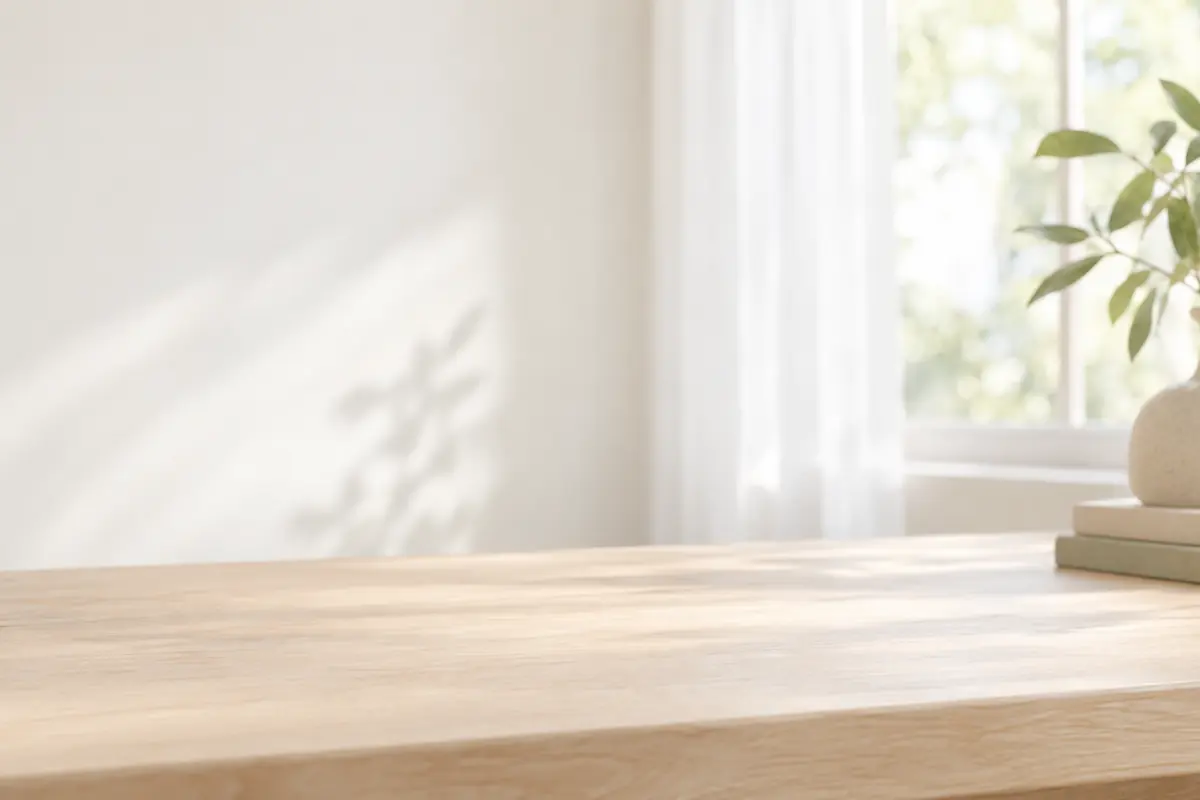
#> input picture references/component-library/assets/bg/interior.webp, 1200 x 800 px; its folder holds only this picture in this run
$ python check_icon_image.py ../references/component-library/assets/bg/interior.webp
#> lines starting #> are read from the running program, lines starting #| are printed output that depends on the picture
#!/usr/bin/env python3
"""生成图标的颜色检查：饱和度不过深，主色相不超过两个。只管图标，商品与门店这类配图不检查。

    py -X utf8 scripts/check_icon_image.py <图标.png|webp|jpg|svg | 目录> [更多路径] [--max-mean 0.45] [--p90 0.65]
        [--hot-share 3%] [--hot-s 0.80] [--max-hues 2] [--alpha-min 128] [--kind auto|block|control]
        [--theme <主题 id>] [--dark [--light <浅色版>]] [-r] [--json] [--quiet]
    py -X utf8 scripts/check_icon_image.py --palette <主题 id>      打印这个主题的图标色板（浅色与深色），写进提示词用

度量（本技能取值，待样板图校准；规则见 references/image-assets.md）：
    饱和度用 HSB（HSV）的 S，0 到 1，设计师在取色器里说的饱和度就是它。
    位图：只统计不透明（透明度不低于 --alpha-min）、非近白（V 不低于 0.97 且 S 不高于 0.05）、非近黑（V 不高于 0.12）的像素，按面积加权。
    指标四个：均值 S、第 90 百分位 S（最近秩）、S 大于 --hot-s 的像素占比、主色相个数（S 不低于 0.15 的像素按 10 度分箱，
    一个峰值正负 20 度内的并为同一色相，占彩色像素不足 5% 的不计）。
    默认上限：均值 0.45；P90 0.65；占比 3%；色相 2 个。任何一项超限即退出码 1。
    拼板（4x4 的元素图）里是十几个不同的物体，色相个数没有意义：先用 cut_element_sheet.py 切开，再逐个检查。
SVG：取 fill、stroke、stop-color 的颜色（含内联样式和 style 块），描边按 0.3 的面积权重近似。颜色不超过一个且只用作描边的是线性控件图标，
    不看饱和度，只看是不是令牌色（要 --theme，令牌来自 references/themes.json；建议用 currentColor）；其余是色块图标，
    令牌色不计饱和度（视觉规范的双色入口图标描边取按下阶），令牌以外的自造色按上面的阈值判；没给 --theme 时全部颜色都判。
深色：--dark 把输入当作深色版。深色底色的 S 天生偏高（深红底 V 0.25 时 S 也可到 0.55），所以深色版的度量改用彩度 C = V x S，
    四个上限用同一组数字。--light 给浅色版；目录里 名称-dark.png、名称_dark.png、名称.dark.png 自动对应 名称.png。
    深色版的 P90（图形色）比浅色版（同样按 C）高出容差 0.03 就提示“深色版更饱和”，同样退出码 1。均值不比：深色底块（dark.actionTint）本身是一整块
    深而有色的令牌，会把均值拉高，而刺眼的是图形色。
numpy 可有可无：没有时用 Pillow 的 HSV 转换加纯 Python 统计，结果相同。
退出码：0 通过；1 有图标超限；2 输入有误（路径、主题、图像打不开）。
通过打印 `check icon image: ok`；不通过列出指标和超限的那一条。
"""
from __future__ import annotations

import argparse
import colorsys
import json
import math
import re
import sys
from dataclasses import dataclass, field
from pathlib import Path

try:  # 可选加速
    import numpy as np
except Exception:  # pragma: no cover - 没装 numpy 时走纯 Python
    np = None

try:
    from PIL import Image, ImageColor
except Exception as exc:  # pragma: no cover
    raise SystemExit(f"需要 Pillow：{exc}")

ROOT = Path(__file__).resolve().parent.parent
THEMES_PATH = ROOT / "references" / "themes.json"

# 本技能取值，待样板图校准。改这里或用命令行参数覆盖。
DEFAULTS = {
    "max_mean": 0.45,      # 均值 S 上限
    "p90": 0.65,           # 第 90 百分位 S 上限
    "hot_s": 0.80,         # 高饱和像素的 S 下限（S 大于它算“高饱和”）
    "hot_share": 0.03,     # 高饱和像素占比上限
    "max_hues": 2,         # 主色相个数上限（不含中性色）
    "alpha_min": 128,      # 透明度不低于它才算不透明
}
WHITE_V, WHITE_S = 0.97, 0.05      # 近白：V 不低于、S 不高于
BLACK_V = 0.12                     # 近黑：V 不高于
CHROMA_S = 0.15                    # 度量值不低于它才参与色相统计
HUE_BIN = 10                       # 色相分箱（度）
HUE_MERGE_BINS = 2                 # 峰值正负 2 箱（20 度）并为同一色相
HUE_MIN_SHARE = 0.05               # 占彩色像素不足 5% 的色相不计
SIDE_LIMIT = 512                   # 位图最长边超过它先用最近邻缩小（不产生新颜色）
STROKE_WEIGHT = 0.3                # SVG 描边相对填充的面积权重（近似）
DARK_P90_TOL = 0.03
IMAGE_EXTS = {".png", ".webp", ".jpg", ".jpeg", ".gif", ".bmp"}
DARK_SUFFIX = re.compile(r"^(?P<base>.+?)(?:[-_.]dark)$", re.I)
# 图标色板的推导（本技能取值）：色相取品牌阶的色相，(S, V)；S 不超过品牌阶自己的 S；线稿的 V 从这里往下取到对底块 3:1
PALETTE_SV = {"次层": (0.28, 0.98), "图形": (0.58, 0.88), "线稿": (0.62, 0.60)}


# ---------------------------------------------------------------- 结果

@dataclass
class Metrics:
    mean: float = 0.0
    p90: float = 0.0
    hot_share: float = 0.0
    hues: list[tuple[int, float]] = field(default_factory=list)   # (峰值色相度数, 占彩色像素比例)
    counted: float = 0.0          # 参与统计的权重（位图是像素数）
    total: float = 0.0            # 全部权重
    note: str = ""


@dataclass
class Report:
    path: str
    kind: str                     # block / control
    fmt: str                      # raster / svg
    size: str = ""
    measure: str = "S"            # S 饱和度；深色版用 C 彩度
    metrics: Metrics = field(default_factory=Metrics)
    problems: list[str] = field(default_factory=list)
    notes: list[str] = field(default_factory=list)
    dark_of: str = ""

    @property
    def ok(self) -> bool:
        return not self.problems


# ---------------------------------------------------------------- 度量

# [4 lines left out: function hsv_of, not called in this run]


def is_near_white(s: float, v: float) -> bool:
    return v >= WHITE_V and s <= WHITE_S


def is_near_black(v: float) -> bool:
    return v <= BLACK_V


def measure_value(s: float, v: float, measure: str) -> float:
    return s * v if measure == "C" else s


def hue_families(hist: list[float]) -> list[tuple[int, float]]:
    """把 36 箱色相直方图归并成色相家族：最大的箱做峰值，正负 HUE_MERGE_BINS 箱内的并入，重复到没有剩余。
    返回 [(峰值度数, 占比)]，占比不足 HUE_MIN_SHARE 的丢掉。不沿链条合并，所以一道彩虹不会被并成一个色相。"""
    total = sum(hist)
    if total <= 0:
        return []
    left = list(hist)
    n = len(left)
    families: list[tuple[int, float]] = []
    while True:
        peak = max(range(n), key=lambda i: left[i])
        if left[peak] <= 0:
            break
        share = 0.0
        for d in range(-HUE_MERGE_BINS, HUE_MERGE_BINS + 1):
            j = (peak + d) % n
            share += left[j]
            left[j] = 0.0
        if share / total >= HUE_MIN_SHARE:
            families.append((peak * HUE_BIN + HUE_BIN // 2, share / total))
    return families


NEUTRAL_NOTE = "没有可统计的像素（全透明、近白或近黑）：中性色图标，不涉及饱和度"


# [19 lines left out: function metrics_from_samples, not called in this run]


def analyze_image(img: Image.Image, alpha_min: int = DEFAULTS["alpha_min"], hot_s: float = DEFAULTS["hot_s"],
                  use_numpy: bool = True, measure: str = "S") -> Metrics:
    """位图的四个指标。透明、近白、近黑像素不计，其余按面积加权（每个像素一份）。"""
    if max(img.size) > SIDE_LIMIT:
        k = SIDE_LIMIT / max(img.size)
        img = img.resize((max(1, round(img.width * k)), max(1, round(img.height * k))), Image.NEAREST)
    rgba = img.convert("RGBA")
    alpha = rgba.getchannel("A")
    h_b, s_b, v_b = rgba.convert("RGB").convert("HSV").split()
    total = rgba.width * rgba.height
    if use_numpy and np is not None:
        a = np.frombuffer(alpha.tobytes(), dtype=np.uint8)
        h = np.frombuffer(h_b.tobytes(), dtype=np.uint8).astype(np.float64) * 360 / 255
        s = np.frombuffer(s_b.tobytes(), dtype=np.uint8).astype(np.float64) / 255
        v = np.frombuffer(v_b.tobytes(), dtype=np.uint8).astype(np.float64) / 255
        keep = (a >= alpha_min) & ~((v >= WHITE_V) & (s <= WHITE_S)) & ~(v <= BLACK_V)
        n = int(keep.sum())
        if n == 0:
            return Metrics(note=NEUTRAL_NOTE, total=float(total))
        m_all = s * v if measure == "C" else s
        vals = np.sort(m_all[keep])
        rank = max(1, math.ceil(0.9 * n))
        hist = [0.0] * (360 // HUE_BIN)
        chroma = keep & (m_all >= CHROMA_S)
        if chroma.any():
            counts = np.bincount((h[chroma] // HUE_BIN).astype(int) % len(hist), minlength=len(hist))
            hist = [float(c) for c in counts]
        return Metrics(mean=float(vals.mean()), p90=float(vals[rank - 1]), hot_share=float((vals > hot_s).sum()) / n,
                       hues=hue_families(hist), counted=float(n), total=float(total))
    # 纯 Python：同一份 HSV 字节
    a_data, h_data, s_data, v_data = alpha.tobytes(), h_b.tobytes(), s_b.tobytes(), v_b.tobytes()
    samples = []
    for i in range(total):
        if a_data[i] < alpha_min:
            continue
        s, v = s_data[i] / 255, v_data[i] / 255
        if is_near_white(s, v) or is_near_black(v):
            continue
        samples.append((h_data[i] * 360 / 255, measure_value(s, v, measure), 1.0))
    m = metrics_from_samples(samples, hot_s)
    m.total = float(total)
    return m


# ---------------------------------------------------------------- SVG

COLOR_ATTR = re.compile(r"""(?P<prop>fill|stroke|stop-color|flood-color)\s*[:=]\s*(?P<q>["']?)(?P<val>[^"';}>]+?)(?P=q)\s*(?=[;"'}/>\s])""", re.I)


# [21 lines left out: functions parse_color, svg_colors, not called in this run]


def hex_of(rgb: tuple[int, int, int]) -> str:
    return "#%02X%02X%02X" % tuple(rgb)


# [30 lines left out: function analyze_svg, not called in this run]


# ---------------------------------------------------------------- 主题令牌与图标色板

def load_themes() -> dict:
    return json.loads(THEMES_PATH.read_text(encoding="utf-8"))


def rgb_of_hex(value: str) -> tuple[int, int, int]:
    return (int(value[1:3], 16), int(value[3:5], 16), int(value[5:7], 16))


# [44 lines left out: functions load_theme_colors, luminance, contrast, not called in this run]


def from_hsv(h: float, s: float, v: float) -> tuple[int, int, int]:
    r, g, b = colorsys.hsv_to_rgb(h / 360, s, v)
    return (round(r * 255), round(g * 255), round(b * 255))


# [61 lines left out: functions icon_palette, print_palette, not called in this run]


# ---------------------------------------------------------------- 判定

def judge(rep: Report, m: Metrics, limits: dict) -> None:
    if not m.counted:
        return
    label = "彩度 C" if rep.measure == "C" else "S"
    if m.mean > limits["max_mean"]:
        rep.problems.append(f"均值 {label} {m.mean:.2f} 超过上限 {limits['max_mean']:.2f}（--max-mean）：整体偏艳，把图形色换成主色更浅的一阶")
    if m.p90 > limits["p90"]:
        rep.problems.append(f"P90 {label} {m.p90:.2f} 超过上限 {limits['p90']:.2f}（--p90）：有一大片颜色太深，降低它的饱和度")
    if m.hot_share > limits["hot_share"]:
        rep.problems.append(f"高饱和像素（{label} 大于 {limits['hot_s']:.2f}）占 {m.hot_share:.1%}，超过上限 {limits['hot_share']:.1%}（--hot-share）：去掉纯色高光和荧光色")
    if len(m.hues) > limits["max_hues"]:
        names = "、".join(f"{h}度" for h, _ in m.hues)
        rep.problems.append(f"主色相 {len(m.hues)} 个（{names}），超过上限 {limits['max_hues']} 个（--max-hues）：同一图标只留主色相和一个邻近色")


def fmt_metrics(m: Metrics, measure: str = "S") -> str:
    if not m.counted:
        return m.note or "无统计像素"
    label = "C" if measure == "C" else "S"
    hues = "、".join(f"{h}度({sh:.0%})" for h, sh in m.hues) or "无彩色"
    return f"均值{label} {m.mean:.2f}  P90 {m.p90:.2f}  高饱和 {m.hot_share:.1%}  色相 {len(m.hues)}（{hues}）  统计 {m.counted:,.0f}/{m.total:,.0f}"


def light_twin(path: Path) -> Path | None:
    m = DARK_SUFFIX.match(path.stem)
    if not m:
        return None
    for ext in [path.suffix, *sorted(IMAGE_EXTS | {".svg"})]:
        cand = path.with_name(m.group("base") + ext)
        if cand.is_file() and cand != path:
            return cand
    return None


def check_file(path: Path, limits: dict, kind: str, token_rgbs: set | None, theme: str | None,
               dark: bool, light_ref: Path | None, use_numpy: bool = True, compare: bool = True) -> Report:
    measure = "C" if dark else "S"
    suffix = path.suffix.lower()
    if suffix == ".svg":
        text = path.read_text(encoding="utf-8", errors="replace")
        m, detail = analyze_svg(text, token_rgbs, limits["hot_s"], measure)
        chromatic = list(detail["colors"])
        only_strokes = all(r == ["stroke"] for r in detail["roles"].values())     # 线稿：颜色只用作描边，没有填充面
        actual = kind if kind != "auto" else ("control" if len(chromatic) <= 1 and only_strokes else "block")
        rep = Report(str(path), actual, "svg", measure=measure, metrics=m)
        if detail["has_image"]:
            rep.notes.append("含内嵌位图 <image>，位图部分另用本脚本检查")
        if actual == "control":
            if len(chromatic) > 1:
                rep.problems.append(f"控件图标是单色：用了 {len(chromatic)} 种颜色（{'、'.join(chromatic)}）；多色请按色块图标处理（--kind block）")
            if theme is None:
                rep.notes.append("线性控件图标不看饱和度，只看是不是令牌色；加 --theme <主题 id> 核对")
            elif detail["custom"]:
                rep.problems.append(f"控件图标用了令牌以外的颜色 {'、'.join(detail['custom'])}（主题 {theme}）：只用文字色或主色线稿，取令牌")
            if chromatic:
                rep.notes.append("颜色写死在文件里：控件图标建议 fill/stroke 用 currentColor，随文字色、状态与深浅色变化")
            rep.metrics = Metrics(note="线性控件图标：不看饱和度，只看令牌色")
        else:
            if detail["tokens"]:
                rep.notes.append(f"令牌色 {len(detail['tokens'])} 个不计饱和度：{'、'.join(detail['tokens'])}")
            judge(rep, m, limits)
        rep.size = f"{len(chromatic)} 种颜色"
    else:
        try:
            with Image.open(path) as im:
                im.load()
                size = f"{im.width}x{im.height}"
                m = analyze_image(im, limits["alpha_min"], limits["hot_s"], use_numpy, measure)
        except Exception as exc:
            raise OSError(f"{path}：打不开图像（{exc}）") from exc
        actual = "block" if kind == "auto" else kind
        rep = Report(str(path), actual, "raster", size, measure, m)
        if actual == "control":
            rep.problems.append("控件图标是 SVG 矢量（2 像素线性，随文字色变化），不用位图；位图只给入口图标块和装饰")
        else:
            judge(rep, m, limits)
    if dark and compare:
        if light_ref is not None:
            compare_dark(rep, light_ref, limits, kind, token_rgbs, use_numpy)
        else:
            rep.notes.append("深色版没有找到对应的浅色版：只按阈值判；要比较请用 --light <浅色版> 或 名称-dark.png 对应 名称.png")
    return rep


# [13 lines left out: function compare_dark, not called in this run]


# ---------------------------------------------------------------- 命令行

def collect(paths: list[str], recursive: bool) -> list[Path]:
    files: list[Path] = []
    for p in paths:
        path = Path(p)
        if path.is_dir():
            pattern = "**/*" if recursive else "*"
            files += sorted(f for f in path.glob(pattern) if f.is_file() and f.suffix.lower() in IMAGE_EXTS | {".svg"})
        elif path.is_file():
            files.append(path)
        else:
            raise FileNotFoundError(p)
    return files


# [6 lines left out: function parse_share, not called in this run]


def build_parser() -> argparse.ArgumentParser:
    ap = argparse.ArgumentParser(description=__doc__, formatter_class=argparse.RawDescriptionHelpFormatter)
    ap.add_argument("paths", nargs="*", help="图标文件或目录")
    ap.add_argument("--max-mean", type=float, default=DEFAULTS["max_mean"], help=f"均值 S 上限，默认 {DEFAULTS['max_mean']}")
    ap.add_argument("--p90", type=float, default=DEFAULTS["p90"], help=f"第 90 百分位 S 上限，默认 {DEFAULTS['p90']}")
    ap.add_argument("--hot-share", type=parse_share, default=DEFAULTS["hot_share"], help="高饱和像素占比上限，0.03 或 3%%")
    ap.add_argument("--hot-s", type=float, default=DEFAULTS["hot_s"], help=f"S 大于它算高饱和，默认 {DEFAULTS['hot_s']}")
    ap.add_argument("--max-hues", type=int, default=DEFAULTS["max_hues"], help=f"主色相个数上限，默认 {DEFAULTS['max_hues']}")
    ap.add_argument("--alpha-min", type=int, default=DEFAULTS["alpha_min"], help="透明度（0 到 255）不低于它才算不透明，默认 128")
    ap.add_argument("--kind", choices=["auto", "block", "control"], default="auto", help="block 色块图标，control 线性控件图标；auto 位图按 block，SVG 按颜色数")
    ap.add_argument("--theme", help="主题 id（references/themes.json），SVG 用它核对令牌色")
    ap.add_argument("--dark", action="store_true", help="把输入当作深色版（按彩度 C 度量）")
    ap.add_argument("--light", help="与 --dark 配合：对应的浅色版文件")
    ap.add_argument("--palette", metavar="THEME", help="打印该主题的图标色板（浅色与深色）后退出")
    ap.add_argument("-r", "--recursive", action="store_true", help="目录递归")
    ap.add_argument("--json", action="store_true", help="输出 JSON")
    ap.add_argument("--quiet", action="store_true", help="只打印不通过的文件和最后一行")
    ap.add_argument("--no-numpy", action="store_true", help="不用 numpy（校验两条路径一致）")
    return ap


def main(argv: list[str] | None = None) -> int:
    ap = build_parser()
    args = ap.parse_args(argv)
    for stream in (sys.stdout, sys.stderr):
        if hasattr(stream, "reconfigure"):
            stream.reconfigure(encoding="utf-8")
    if args.palette:
        return print_palette(args.palette)
    if not args.paths:
        ap.error("需要至少一个图标文件或目录（或用 --palette 主题）")
    limits = {"max_mean": args.max_mean, "p90": args.p90, "hot_share": args.hot_share, "hot_s": args.hot_s,
              "max_hues": args.max_hues, "alpha_min": args.alpha_min}
    try:
        files = collect(args.paths, args.recursive)
    except FileNotFoundError as exc:
        print(f"错误：找不到 {exc}", file=sys.stderr)
        return 2
    if not files:
        print("错误：没有找到图标文件（png、webp、jpg、svg）", file=sys.stderr)
        return 2
    token_rgbs = None
    if args.theme:
        try:
            token_rgbs = load_theme_colors(args.theme)
        except KeyError:
            names = ", ".join(load_themes()["themes"])
            print(f"错误：主题 {args.theme} 不在 themes.json 里；可用：{names}", file=sys.stderr)
            return 2
    if args.light and len(files) != 1:
        print("错误：--light 只能配一个深色版文件", file=sys.stderr)
        return 2
    reports: list[Report] = []
    for f in files:
        ref = Path(args.light) if args.light else light_twin(f)
        if ref is not None and not ref.is_file():
            print(f"错误：找不到浅色版 {ref}", file=sys.stderr)
            return 2
        is_dark = args.dark or ref is not None
        try:
            reports.append(check_file(f, limits, args.kind, token_rgbs, args.theme, is_dark, ref, not args.no_numpy))
#> in check_file, im is the input picture: PIL image 1200x800 RGB; mean R, G, B 225.2, 217.2, 205.6
#> in analyze_image, `h_b, s_b, v_b = rgba.convert("RGB").convert("HSV").split()`:
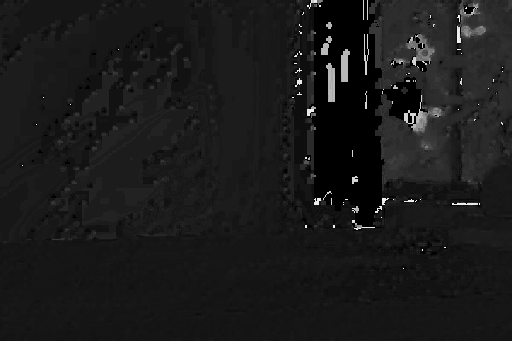
#> h_b: PIL image 512x341 L; min 0, max 250, mean 26.3
#> in analyze_image, `h_b, s_b, v_b = rgba.convert("RGB").convert("HSV").split()`:
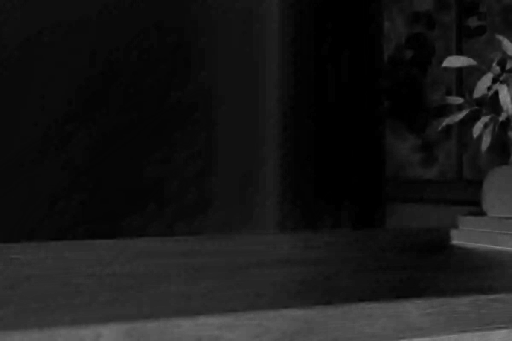
#> s_b: PIL image 512x341 L; min 0, max 137, mean 23.8
#> in analyze_image, `h_b, s_b, v_b = rgba.convert("RGB").convert("HSV").split()`:
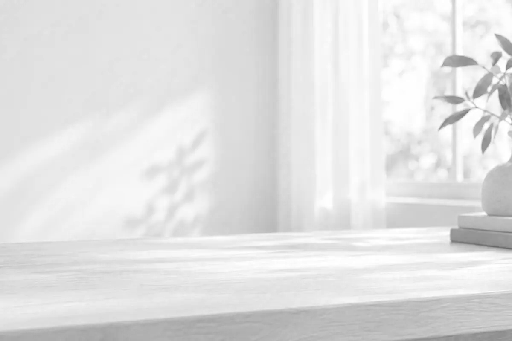
#> v_b: PIL image 512x341 L; min 103, max 255, mean 225.4
#> in analyze_image, `n = int(keep.sum())`: n = 164429
#> in analyze_image, `rank = max(1, math.ceil(0.9 * n))`: rank = 147987
#> in analyze_image, `counts = np.bincount((h[chroma] // HUE_BIN).astype(int) % len(hist), m..`: counts = 36 values, max 19642 at index 2, min 0 at index 0, mean 1123.7
#> in analyze_image, `hist = [float(c) for c in counts]`: hist has the same summary as counts
#> in hue_families, `total = sum(hist)`: total = 40454
#> in hue_families, `left = list(hist)`: left has the same summary as counts in analyze_image
#> in hue_families, `n = len(left)`: n = 36
#> the loop in hue_families, `while True:` made 3 passes
#> peak on passes 1 to 3: 2, 6, 0
#> after the loop in hue_families, `while True:`: families = [(25, 0.943), (65, 0.0572)]; left = 36 values from 0 to 0
        except OSError as exc:
            print(f"错误：{exc}", file=sys.stderr)
            return 2
    bad = [r for r in reports if not r.ok]
#> bad = []
    if args.json:
        print(json.dumps([{
            "path": r.path, "kind": r.kind, "format": r.fmt, "size": r.size, "measure": r.measure, "ok": r.ok, "problems": r.problems, "notes": r.notes,
            "mean": round(r.metrics.mean, 4), "p90": round(r.metrics.p90, 4), "hot_share": round(r.metrics.hot_share, 4),
            "hues": [{"deg": h, "share": round(s, 3)} for h, s in r.metrics.hues], "counted": r.metrics.counted, "total": r.metrics.total,
        } for r in reports], ensure_ascii=False, indent=2))
    else:
        for r in reports:
            if args.quiet and r.ok:
                continue
            label = "色块图标" if r.kind == "block" else "控件图标"
            fmt = "SVG" if r.fmt == "svg" else "位图"
            tag = f"{label} {fmt} {r.size}".strip() + ("，深色版按彩度 C" if r.measure == "C" else "")
            print(f"{r.path}  [{tag}]")
            print("  " + fmt_metrics(r.metrics, r.measure))
            for p in r.problems:
                print(f"  超限：{p}")
            for n in r.notes:
                print(f"  注：{n}")
            if r.dark_of:
                print(f"  对照浅色版：{r.dark_of}")
#> this loop made 1 pass
#> (fmt, tag) on pass 1: ('位图', '色块图标 位图 1200x800')
#> (printed output is left out)
    if bad:
        print(f"check icon image: failed, {len(bad)} of {len(reports)} files over the limits")
        return 1
    print("check icon image: ok")
    return 0


if __name__ == "__main__":
    sys.exit(main())
#> (the program exits here)
